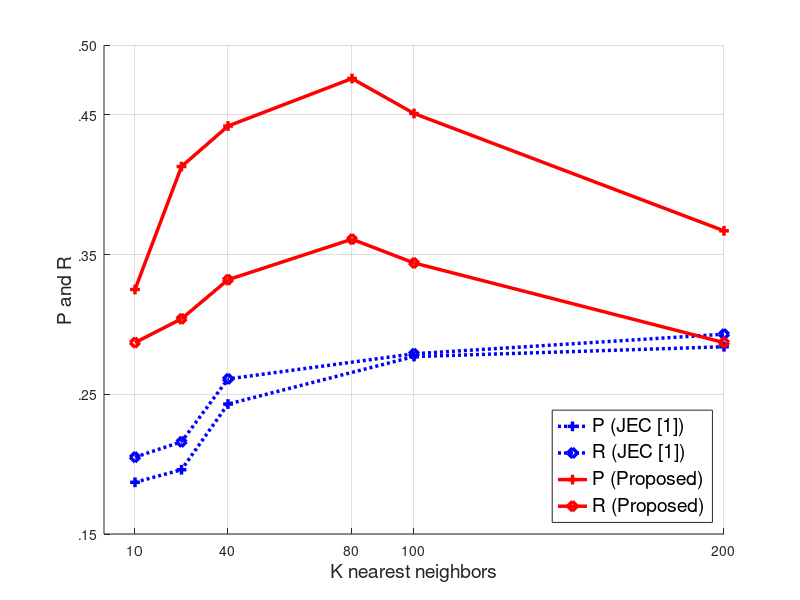

Source code (MATLAB):
%%Function to plot P/R change according to neighbor changes
%  for iciap experiments

X1 = [10, 25, 40, 80, 100, 200];
X2 = [10, 25, 40, 100, 200];

dataset_type = 2; %corel5k
plot_type = 'n';

if(dataset_type == 1) 
    if(strcmp(plot_type, 'p'))
    %% plot P
    p_gs = [27.7, 28.8, 31, 31.3, 31.8];
    p_jec = [22.7, 23.8, 25.5, 26.3, 26.8];
    p_tagprop_ml = [26.1, 30, 31.4, 30.7, 31];
    p_tagprop_sml = [29.5, 30.8, 32.3, 32.6, 33];
    p_pro = [38.6, 39.5, 37.8, 36.7, 32.3];
    
    figure(1); hold on;
    grid on;
    ms = 7;
    lw = 2.5;
    
    plot(X2, p_jec, '-gd', 'LineWidth', lw, 'MarkerSize', ms);
    plot(X2, p_tagprop_ml, '-b*', 'LineWidth', lw, 'MarkerSize', ms);
    plot(X2, p_tagprop_sml, '-ks', 'LineWidth', lw, 'MarkerSize', ms);
    plot(X2, p_pro, '-r^', 'LineWidth', lw, 'MarkerSize', ms);
    xlim([0, 200]);
    ylim([20, 40]);
    
    set(gca,'XTick',[10, 40, 100, 200]);
    set(gca, 'XTickLabel',{'10','40','100','200'});
    set(gca, 'YTick',[20, 25, 30, 35, 40]);
    set(gca, 'YTickLabel', {'.20','.25', '.30', '.35', '.40'});
    xlabel('K nearest neighbors', 'FontSize', 14);
    ylabel('P', 'FontSize', 14);
    
    h = legend('JEC [1]', 'TagProp(ML) [2]', 'TagProp(\sigmaML) [2]', 'Proposed','Location', 'SouthEast');
    set(h, 'FontSize', 14);
    hold off;

    elseif(strcmp(plot_type, 'r'))
    %% plot R
    r_gs = [28.9, 31.7, 35.2, 35.4, 37];
    r_jec = [23.9, 26.7, 30.2, 30.4, 32];
    r_tagprop_ml = [32.7, 35, 34.8, 35.7, 36.6];
    r_tagprop_sml = [34.2, 36.4, 39.7, 41.8, 42.3];
    r_pro = [43.3, 44.7, 42.1, 39.3, 34.6];
    
    figure(2); hold on;
    grid on;
    ms = 7;
    lw = 2.5;
    
    plot(X2, r_jec, '-gd', 'LineWidth', lw, 'MarkerSize', ms);
    plot(X2, r_tagprop_ml, '-b*', 'LineWidth', lw, 'MarkerSize', ms);
    plot(X2, r_tagprop_sml, '-ks', 'LineWidth', lw, 'MarkerSize', ms);
    plot(X2, r_pro, '-r^', 'LineWidth', lw, 'MarkerSize', ms);
    xlim([0, 200]);
    ylim([20, 45]);
    set(gca,'XTick',[10, 40, 100, 200]);
    set(gca, 'XTickLabel',{'10','40','100','200'});
     set(gca, 'YTick',[20, 25, 30, 35, 40, 45]);
    set(gca, 'YTickLabel', {'.20','.25', '.30', '.35', '.40','.45'});
    xlabel('K nearest neighbors', 'FontSize', 14);
    ylabel('R', 'FontSize', 14);
    
    h = legend('JEC [1]', 'TagProp(ML) [2]', 'TagProp(\sigmaML) [2]', 'Proposed','Location', 'SouthEast');
    set(h, 'FontSize', 14);
    hold off;
    
    elseif(strcmp(plot_type, 'n'))
    %%N+
    n_gs = [86, 105, 112, 130, 146];
    n_jec = [79, 98, 105, 123, 139];
    n_tagprop_ml = [75, 87, 103, 126, 146];
    n_tagprop_sml = [97, 118, 134 ,144, 160];
    n_pro = [198, 185, 167, 123, 83];
    
    figure(3); hold on;
    grid on;
    ms = 7;
    lw = 2.5;
    
    plot(X2, n_jec, '-gd', 'LineWidth', lw, 'MarkerSize', ms);
    plot(X2, n_tagprop_ml, '-b*', 'LineWidth', lw, 'MarkerSize', ms);
    plot(X2, n_tagprop_sml, '-ks', 'LineWidth', lw, 'MarkerSize', ms);
    plot(X2, n_pro, '-r^', 'LineWidth', lw, 'MarkerSize', ms);
    xlim([0, 200]);
    ylim([50, 220]);
    set(gca,'XTick',[10, 40, 100, 200]);
    set(gca, 'XTickLabel',{'10','40','100','200'});
    set(gca, 'YTick',[50, 100, 150, 200]);
    set(gca, 'YTickLabel', {'50', '100', '150', '200'});
    xlabel('K nearest neighbors', 'FontSize', 14);
    ylabel('N+', 'FontSize', 14);
    
    h = legend('JEC [1]', 'TagProp(ML) [2]', 'TagProp(\sigmaML) [2]', 'Proposed','Location', 'NorthEast');
    set(h, 'FontSize', 14);
    hold off;
    
    end
    
    
elseif(dataset_type ==  2)

    %% plot P
    p_jec = [18.7, 19.6, 24.3 ,27.7, 28.4];
    p_pro = [32.5, 41.3, 44.2, 47.6, 45.1, 36.7];
    r_jec = [20.5, 21.6, 26.1, 27.9, 29.3];
    r_pro = [28.7, 30.4, 33.2, 36.1, 34.4, 28.7];
    
    figure(1); hold on;
    grid on;
    ms = 7;
    lw = 2.5;
    
    plot(X2, p_jec, ':b+', 'LineWidth', lw, 'MarkerSize', ms);
    plot(X2, r_jec, ':bd', 'LineWidth', lw, 'MarkerSize', ms);
    plot(X1, p_pro, '-r+', 'LineWidth', lw, 'MarkerSize', ms);
    plot(X1, r_pro, '-rd', 'LineWidth', lw, 'MarkerSize', ms);
    xlim([0, 200]);
    ylim([15, 50]);
    
    set(gca,'XTick',[10, 40, 80, 100, 200]);
    set(gca, 'XTickLabel',{'10','40','80','100','200'});
    set(gca, 'YTick',[15, 25, 35, 45, 50]);
    set(gca, 'YTickLabel', {'.15','.25', '.35', '.45', '.50'});
    xlabel('K nearest neighbors', 'FontSize', 14);
    ylabel('P and R', 'FontSize', 14);
    
    h = legend('P (JEC [1])', 'R (JEC [1])', 'P (Proposed)', 'R (Proposed)', 'Location', 'SouthEast');
    set(h, 'FontSize', 14);
    hold off;
    

elseif(dataset_type == 3)
    if(strcmp(plot_type, 'p'))
    %% plot P
    p_jec = [18.7, 19.6, 24.3 ,27.7, 28.4];
    p_pro = [32.5, 41.3, 44.2, 47.6, 45.1, 36.7];
    
    figure(1); hold on;
    grid on;
    ms = 7;
    lw = 2.5;
    
    plot(X2, p_jec, '-gd', 'LineWidth', lw, 'MarkerSize', ms);
    plot(X1, p_pro, '-r^', 'LineWidth', lw, 'MarkerSize', ms);
    xlim([0, 200]);
    ylim([15, 50]);
    
    set(gca,'XTick',[10, 40, 80, 100, 200]);
    set(gca, 'XTickLabel',{'10','40','80','100','200'});
    set(gca, 'YTick',[15, 25, 35, 45, 50]);
    set(gca, 'YTickLabel', {'.15','.25', '.35', '.45', '.50'});
    xlabel('K nearest neighbors', 'FontSize', 14);
    ylabel('P', 'FontSize', 14);
    
    h = legend('JEC [1]', 'Proposed','Location', 'SouthEast');
    set(h, 'FontSize', 14);
    hold off;

    elseif(strcmp(plot_type, 'r'))
    %% plot R
    r_jec = [20.5, 21.6, 26.1, 27.9, 29.3];
    r_pro = [28.7, 30.4, 33.2, 36.1, 34.4, 28.7];
    
    figure(2); hold on;
    grid on;
    ms = 7;
    lw = 2.5;
    
    plot(X2, r_jec, '-gd', 'LineWidth', lw, 'MarkerSize', ms);
    plot(X1, r_pro, '-r^', 'LineWidth', lw, 'MarkerSize', ms);
    xlim([0, 200]);
    ylim([15, 40]);
    set(gca,'XTick',[10, 40, 80, 100, 200]);
    set(gca, 'XTickLabel',{'10','40', '80', '100','200'});
     set(gca, 'YTick',[15, 25, 35, 40]);
    set(gca, 'YTickLabel', {'.15','.25', '.35', '.40'});
    xlabel('K nearest neighbors', 'FontSize', 14);
    ylabel('R', 'FontSize', 14);
    
    h = legend('JEC [1]', 'Proposed','Location', 'SouthEast');
    set(h, 'FontSize', 14);
    hold off;
    
    elseif(strcmp(plot_type, 'n'))
    %%N+
    n_jec = [192, 211, 235, 255, 252];
    n_pro = [216, 245, 260, 264, 249, 175];
    
    figure(3); hold on;
    grid on;
    ms = 7;
    lw = 2.5;
    
    plot(X2, n_jec, '-gd', 'LineWidth', lw, 'MarkerSize', ms);
    plot(X1, n_pro, '-r^', 'LineWidth', lw, 'MarkerSize', ms);
    xlim([0, 200]);
    ylim([150, 275]);
    set(gca,'XTick',[10, 40, 80, 100, 200]);
    set(gca, 'XTickLabel',{'10','40','80','100','200'});
    set(gca, 'YTick',[150, 200, 250, 275]);
    set(gca, 'YTickLabel', {'150', '200', '250', '275'});
    xlabel('K nearest neighbors', 'FontSize', 14);
    ylabel('N+', 'FontSize', 14);
    
    h = legend('JEC [1]', 'Proposed','Location', 'NorthEast');
    set(h, 'FontSize', 14);
    hold off;
    
    end
    
else
    return;
end